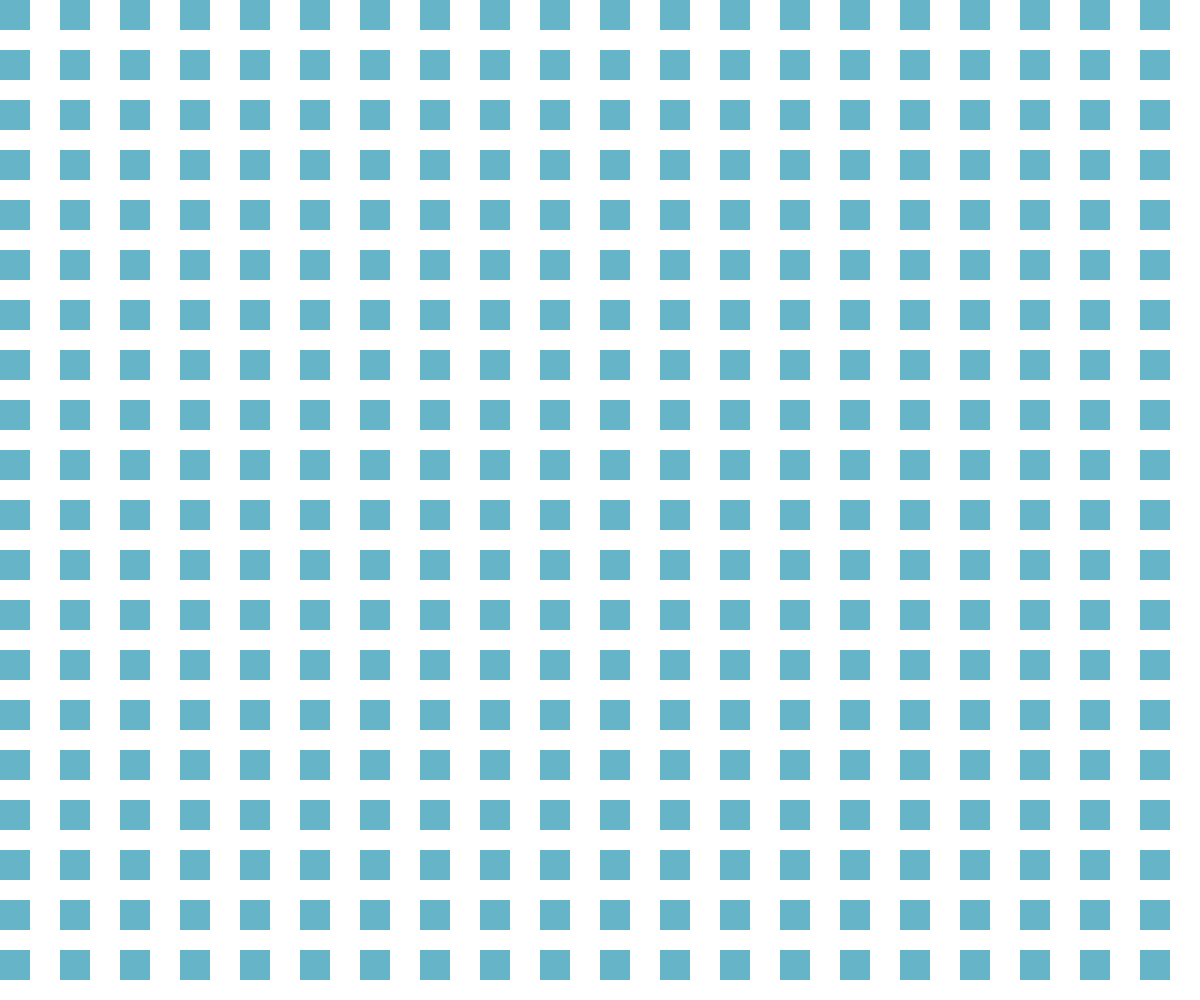
Frame 1 (no input)
Frame 60 (no input): identical to frame 1, image omitted
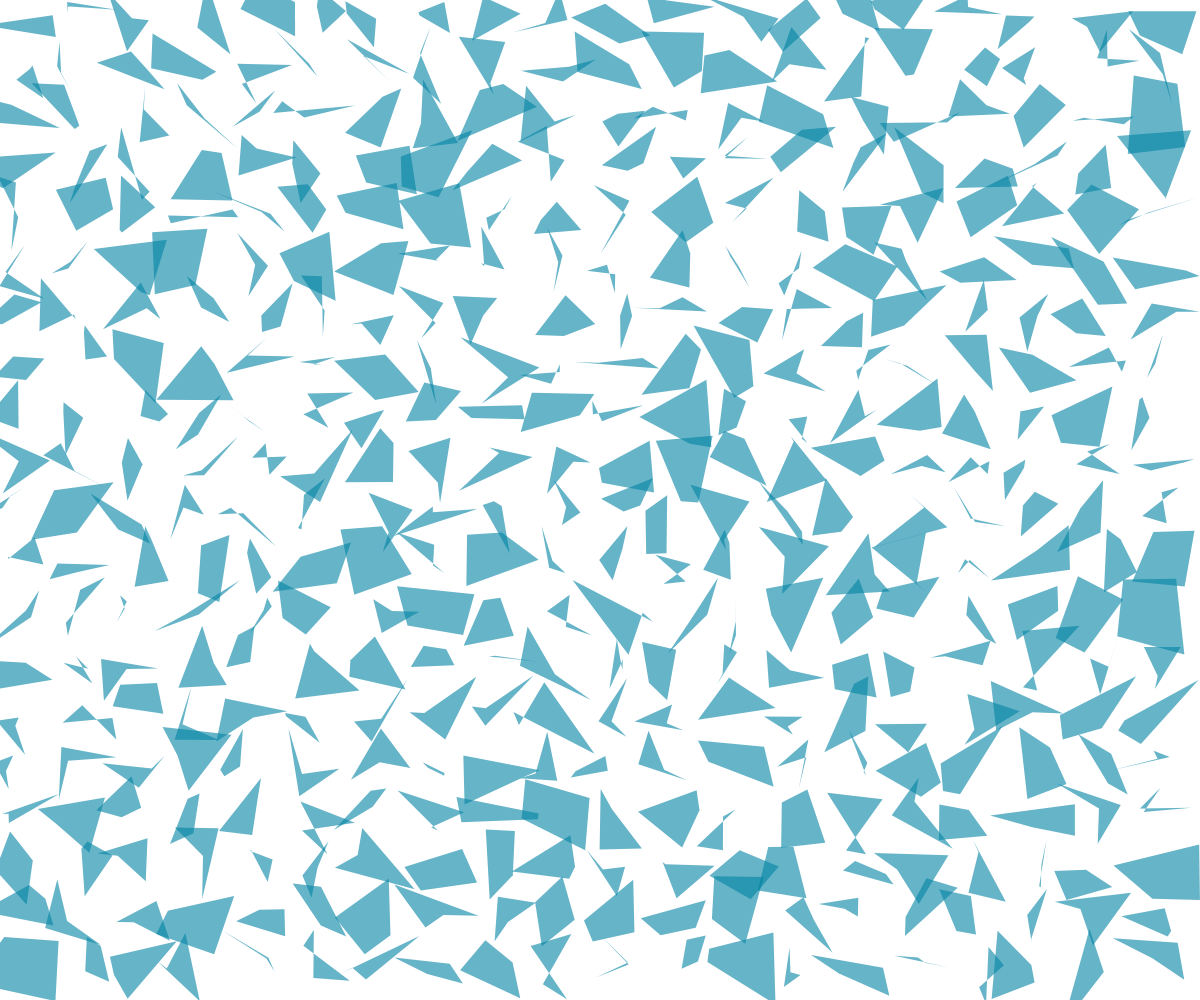
Frame 120 (the mouse pressed at the canvas centre since frame 60)

The p5.js sketch that drew these frames (run headless with seeded random() and noise() and a simulated clock; from frame 60 on, the mouse is pressed at the canvas centre):

// p5.js sketch
// ── sketch.js
// P_2_1_2_04
//
// Generative Gestaltung – Creative Coding im Web
// ISBN: 978-3-87439-902-9, First Edition, Hermann Schmidt, Mainz, 2018
// Benedikt Groß, Hartmut Bohnacker, Julia Laub, Claudius Lazzeroni
// with contributions by Joey Lee and Niels Poldervaart
// Copyright 2018
//
// http://www.generative-gestaltung.de
//
// Licensed under the Apache License, Version 2.0 (the "License");
// you may not use this file except in compliance with the License.
// You may obtain a copy of the License at http://www.apache.org/licenses/LICENSE-2.0
// Unless required by applicable law or agreed to in writing, software
// distributed under the License is distributed on an "AS IS" BASIS,
// WITHOUT WARRANTIES OR CONDITIONS OF ANY KIND, either express or implied.
// See the License for the specific language governing permissions and
// limitations under the License.

/**
 * moving corners of rectangles in a grid
 *
 * MOUSE
 * position x          : corner position offset x
 * position y          : corner position offset y
 * left click          : random position
 *
 * KEYS
 * s                   : save png
 */
'use strict';

var tileCount = 20;
var actRandomSeed = 0;

var rectSize = 30;

function setup() {
  createCanvas(windowWidth, windowHeight);
  colorMode(HSB, 360, 100, 100, 100);
  noStroke();
  fill(192, 100, 64, 60);
}

function draw() {
  clear();

  randomSeed(actRandomSeed);

  for (var gridY = 0; gridY < tileCount; gridY++) {
    for (var gridX = 0; gridX < tileCount; gridX++) {

      var posX = width / tileCount * gridX;
      var posY = height / tileCount * gridY;

      var shiftX1 = mouseX / 20 * random(-1, 1);
      var shiftY1 = mouseY / 20 * random(-1, 1);
      var shiftX2 = mouseX / 20 * random(-1, 1);
      var shiftY2 = mouseY / 20 * random(-1, 1);
      var shiftX3 = mouseX / 20 * random(-1, 1);
      var shiftY3 = mouseY / 20 * random(-1, 1);
      var shiftX4 = mouseX / 20 * random(-1, 1);
      var shiftY4 = mouseY / 20 * random(-1, 1);

      push();
      translate(posX, posY);
      beginShape();
      vertex(shiftX1, shiftY1);
      vertex(rectSize + shiftX2, shiftY2);
      vertex(rectSize + shiftX3, rectSize + shiftY3);
      vertex(shiftX4, rectSize + shiftY4);
      endShape();
      pop();
    }
  }
}

function mousePressed() {
  actRandomSeed = random(100000);
}
